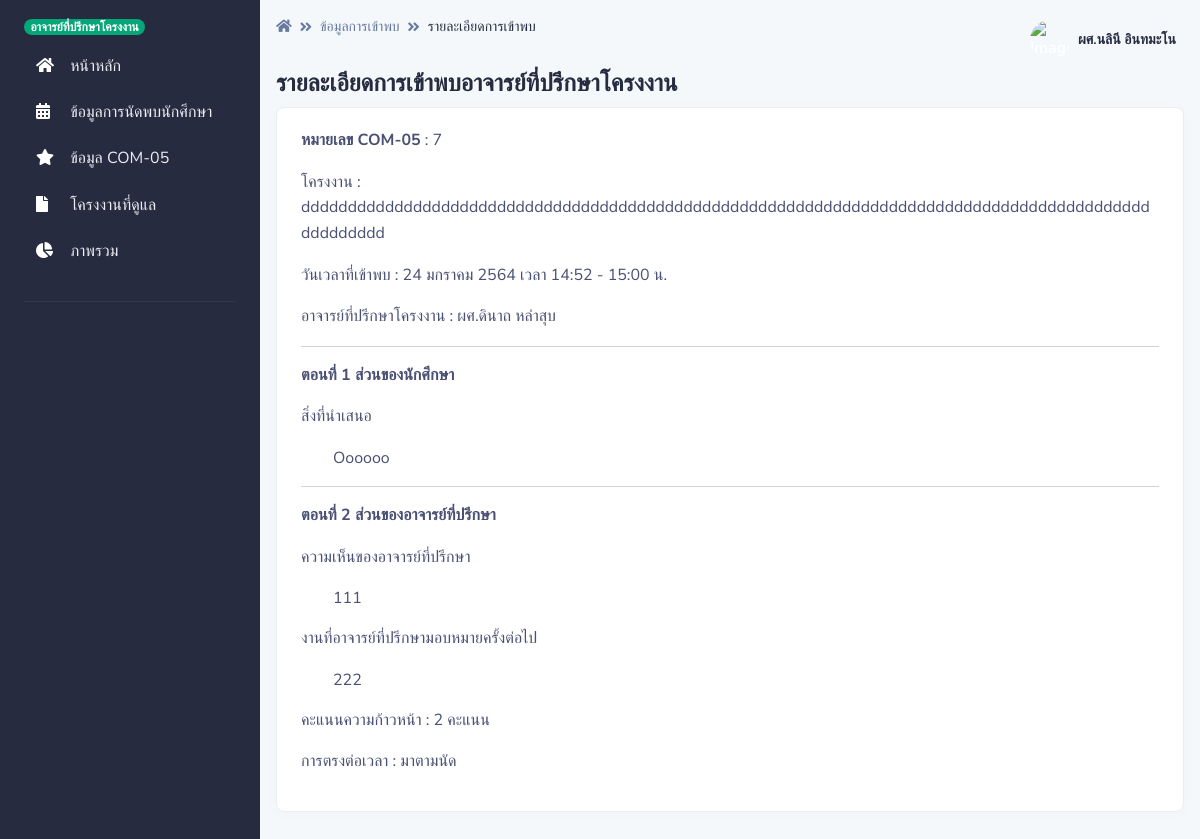
Page /pages/com05/show.php?ID=7 (signed in) on the earlier database version.
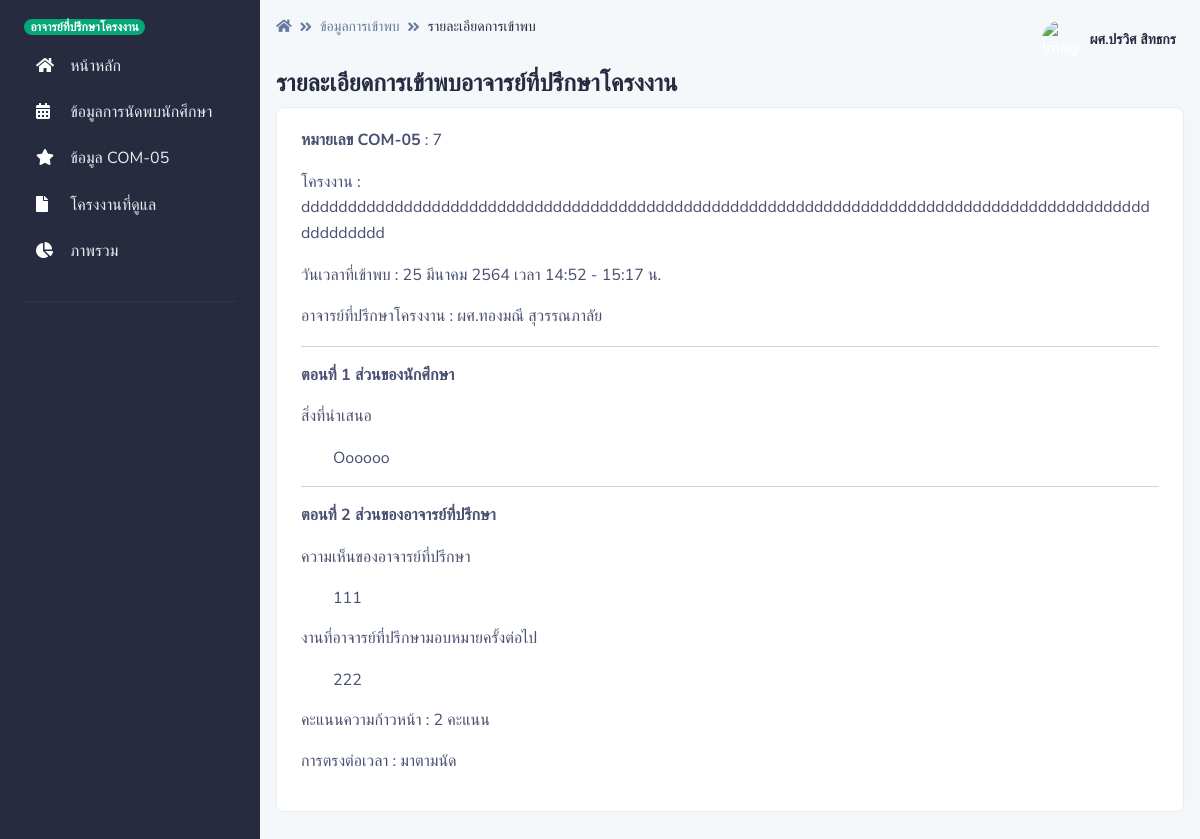
Same page on the later database version.
### tables this page shows
CREATE TABLE `appoint` (
  `appoint_id` int(255) NOT NULL,
  `project_id` int(15) NOT NULL,
  `appoint_date_start` datetime NOT NULL,
  `appoint_date_end` datetime NOT NULL,
  `apooint_minute` int(3) NOT NULL,
  `appoint_comment` varchar(255) NOT NULL,
  `teacher_id` int(15) NOT NULL,
  `appoint_status` int(2) NOT NULL,
  `recorder` int(15) NOT NULL,
  `appoint_recorder` datetime NOT NULL DEFAULT current_timestamp()
);

CREATE TABLE `teacher` (
  `teacher_id` int(10) NOT NULL,
  `teacher_name` varchar(255) NOT NULL,
  `teacher_email` varchar(255) NOT NULL,
  `teacher_password` varchar(255) NOT NULL,
  `teacher_photo` varchar(255) NOT NULL DEFAULT 'https://i.ibb.co/HFB65Yz/asa.png',
  `teacher_type` int(1) NOT NULL DEFAULT 1
);

### pages/dateth.php (called while the page is built, shortened)
<?php
    function DateThai($strDate)
	{
		$strYear = date("Y",strtotime($strDate))+543;
		$strMonth= date("n",strtotime($strDate));
		$strDay= date("j",strtotime($strDate));
		$strMonthCut = Array("","มกราคม","กุมภาพันธ์","มีนาคม","เมษายน","พฤษภาคม","มิถุนายน","กรกฎาคม","สิงหาคม","กันยายน","ตุลาคม","พฤศจิกายน","ธันวาคม");
		$strMonthThai=$strMonthCut[$strMonth];
		return "$strDay $strMonthThai $strYear";
	}
	function HourMinute($strDatetoHourMinute)
	{
		$strHour= date("H",strtotime($strDatetoHourMinute));
		$strMinute= date("i",strtotime($strDatetoHourMinute));
		return "$strHour:$strMinute";
	}
	function HourMinute1($strDatetoHourMinute1)
	{
		$strHour= date("H",strtotime($strDatetoHourMinute1));
		$strMinute= date("i",strtotime($strDatetoHourMinute1));
		return "$strHour:$strMinute";
    }
?>

### pages/com05/show.php (the view, shortened to what the changed rows need)
<?php
if (!$_SESSION["TeacherID"]){
    Header("Location: ../../login_te.php");
}else{?>
<?php include '../../conn.php';?>
<!DOCTYPE html>
<html lang="en">
<?php include '../dateth.php';?>
<head>
    <link type="text/css" href="../../vendor/@fortawesome/fontawesome-free/css/all.min.css" rel="stylesheet">
    <link type="text/css" href="../../vendor/notyf/notyf.min.css" rel="stylesheet">
    <link type="text/css" href="../../css/volt.css" rel="stylesheet">
</head>
<body>
    <?php include '../menu_te.php';?>
    <main class="content">
        <nav class="navbar navbar-top navbar-expand navbar-dashboard navbar-dark pl-0 pr-2 pb-0">
            <div class="container-fluid px-0">
                <div class="d-flex justify-content-between w-100" id="navbarSupportedContent">
                    <div class="d-flex">
                        <nav aria-label="breadcrumb">
                            <ol class="breadcrumb breadcrumb-dark breadcrumb-transparent">
                                <li class="breadcrumb-item"><a href="../teacher"><span class="fas fa-home"></span></a></li>
                                <li class="breadcrumb-item"><a href="../com05">ข้อมูลการเข้าพบ</a></li>
                                <li class="breadcrumb-item active" aria-current="page">รายละเอียดการเข้าพบ</li>
                            </ol>
                        </nav>
                    </div>
                    <?php include '../navbar_te.php';?>
                </div>
            </div>
        </nav>
        <div class="py-0">
            <div class="d-flex justify-content-between w-100 flex-wrap">
                <div class="mb-3 mb-lg-0">
                    <h1 class="h4">รายละเอียดการเข้าพบอาจารย์ที่ปรึกษาโครงงาน</h1>
                </div>
            </div>
        </div>
        <div class="card border-light shadow-sm mb-4">
            <div class="card-body">
            <?php
$appoint_idd = $_REQUEST["ID"];
$sql = "SELECT
com05.com05_id,
com05.appoint_id,
appoint.project_id,
project.project_name,
appoint.appoint_date_start,
appoint.appoint_date_end,
appoint.appoint_comment,
appoint.teacher_id,
teacher.teacher_name,
appoint_status.appoint_status_name,
appoint.recorder,
student.student_name,
com05.comment_teacher,
com05.comment_assign,
com05.score,
com05.meet_check,
meet_check.meet_check_name
FROM
com05
INNER JOIN appoint ON com05.appoint_id = appoint.appoint_id
INNER JOIN project ON com05.project_id = project.project_id
INNER JOIN teacher ON com05.teacher_id = teacher.teacher_id
INNER JOIN appoint_status ON appoint.appoint_status = appoint_status.appoint_status_id
INNER JOIN student ON  appoint.recorder = student.student_id,
meet_check
WHERE
com05.com05_id = '$appoint_idd'";
$result = mysqli_query($con, $sql) or die ("Error in query: $sql " . mysqli_error());
$row = mysqli_fetch_array($result);
extract($row);
?>
<?php
$strDate = $appoint_date_start;
$strDatetoHourMinute = $appoint_date_start;
$strDatetoHourMinute1 = $appoint_date_end;
?>
            <p><b>หมายเลข COM-05</b> : <?php echo $com05_id; ?></p>
           <p>โครงงาน : <?php echo $project_name; ?></p>
            <p>วันเวลาที่เข้าพบ : <?php  echo DateThai($strDate)?>  เวลา <?php  echo HourMinute($strDatetoHourMinute)?> - <?php  echo HourMinute1($strDatetoHourMinute1)?> น.</p>
            <p>อาจารย์ที่ปรึกษาโครงงาน : <?php echo $teacher_name; ?></p>
            <hr>
            <p><b>ตอนที่ 1 ส่วนของนักศึกษา</b></p>
            <p>สิ่งที่นำเสนอ</p>
            <ul><?php echo $appoint_comment; ?></ul>
            <hr>
            <p><b>ตอนที่ 2 ส่วนของอาจารย์ที่ปรึกษา</b></p>
            <p>ความเห็นของอาจารย์ที่ปรึกษา</p>
            <ul><?php echo $comment_teacher; ?></ul>
            <p>งานที่อาจารย์ที่ปรึกษามอบหมายครั้งต่อไป</p>
            <ul><?php echo $comment_assign; ?></ul>
            <p>คะแนนความก้าวหน้า : <?php echo $score; ?> คะแนน </p>
            <p>การตรงต่อเวลา : <?php echo $meet_check_name; ?> </p>
            </div>
        </div>
    </main>
</body>
</html>
<?php }?>

### pages/navbar_te.php (shortened to what the changed rows need)
<ul class="navbar-nav align-items-center">
    <li class="nav-item dropdown">
        <a class="nav-link pt-1 px-0" href="#" role="button" data-toggle="dropdown" aria-haspopup="true"
            aria-expanded="false">
            <div class="media d-flex align-items-center">
                <img class="user-avatar md-avatar rounded-circle" alt="Image placeholder"
                    src="<?php echo  $_SESSION["TeacherPhoto"]; ?>">
                <div class="media-body ml-2 text-dark align-items-center d-none d-lg-block">
                    <span class="mb-0 font-small font-weight-bold"><?php echo  $_SESSION["TeacherName"]; ?></span>
                </div>
            </div>
        </a>
    </li>
</ul>

Differences in the rows shown:
changed appoint "Oooooo": appoint_date_start "24 มกราคม 2564" → "25 มีนาคม 2564"; appoint_date_end "15:00" → "15:17"
changed teacher: teacher_name "ผศ.ดินาถ หลำสุบ" → "ผศ.ทองมณี สุวรรณภาลัย"
Other differences:
$_SESSION["TeacherName"]: "ผศ.นลินี อินทมะโน" → "ผศ.ปรวิศ สิทธกร"
